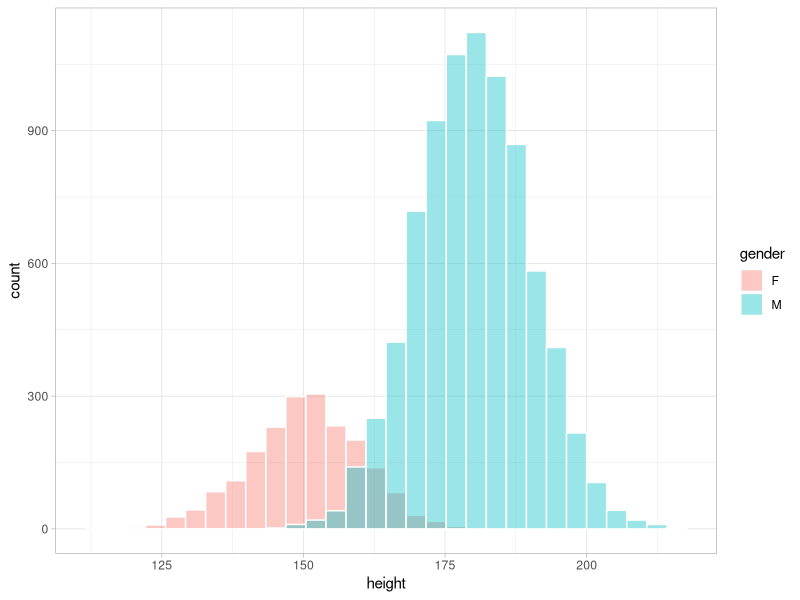
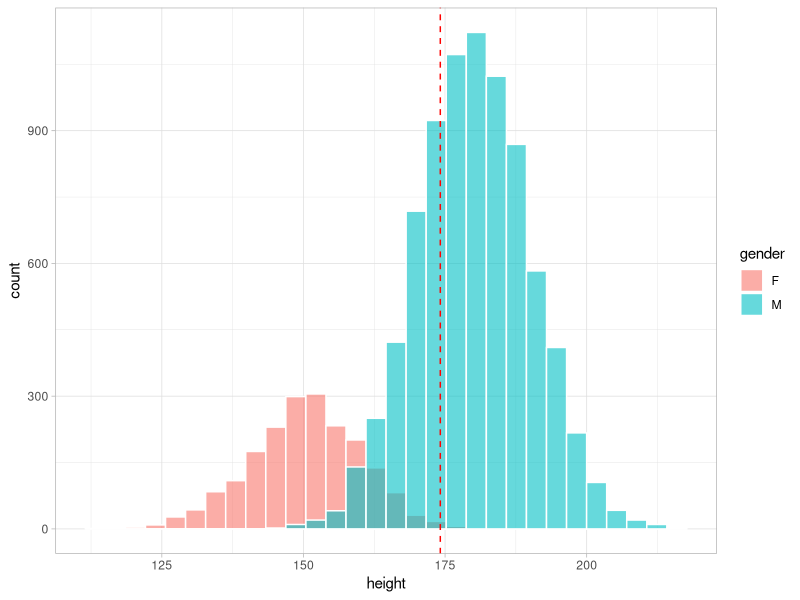
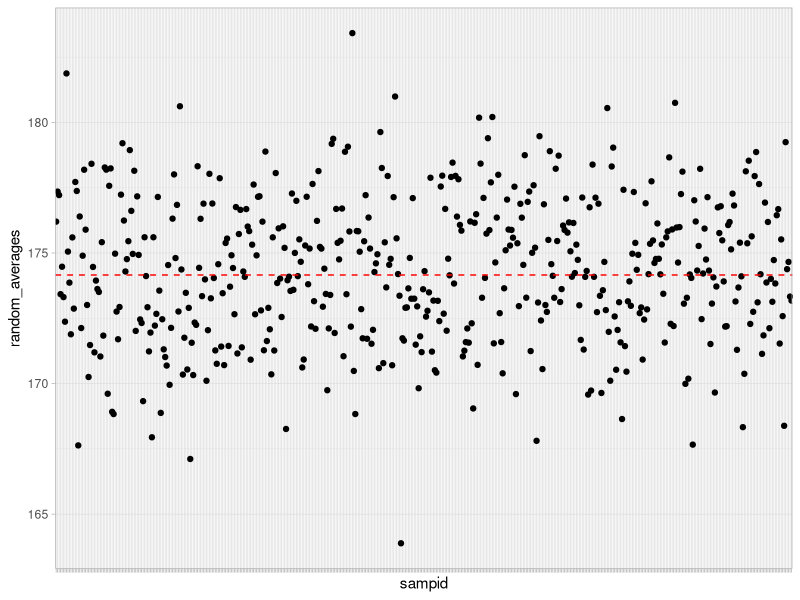
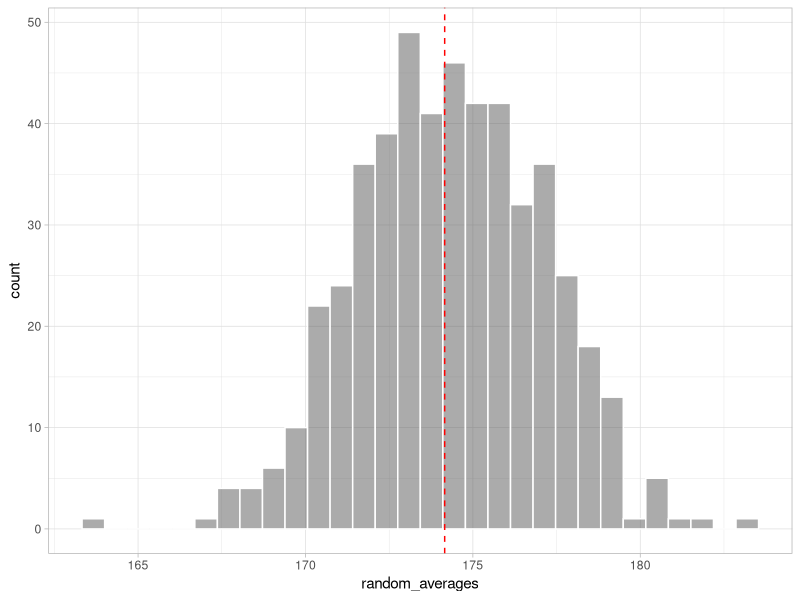
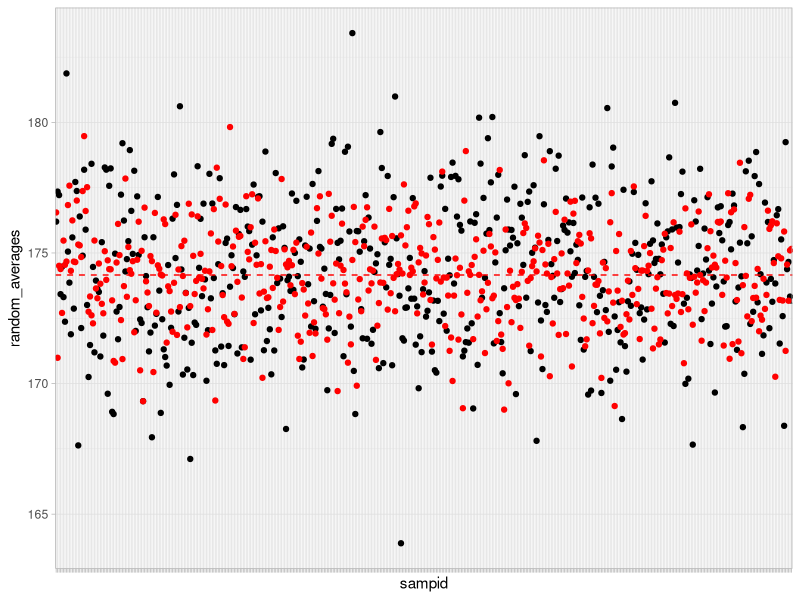
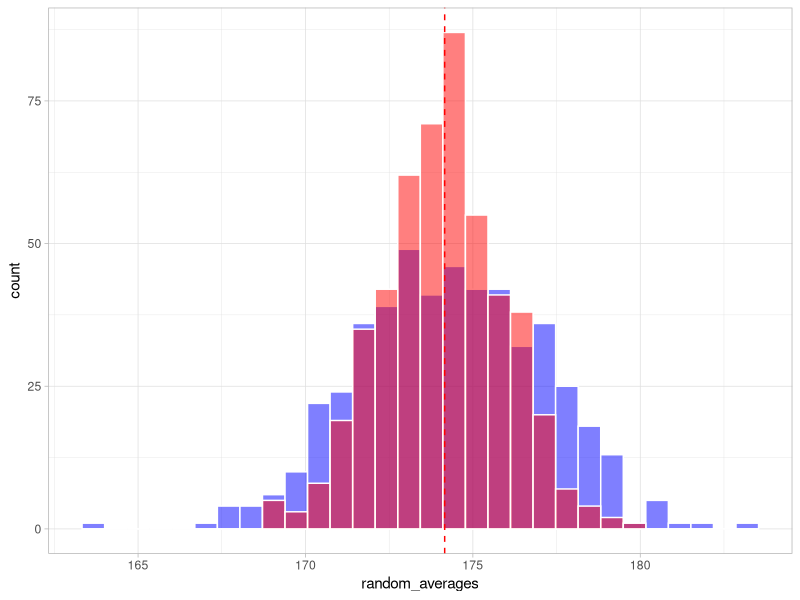

The R source for these figures, in order:
## ---- chunk 1
knitr::opts_chunk$set(echo = TRUE, message = FALSE, error = FALSE)
library(tidyverse)
## ---- chunk 2
## separate tibbles
males <- tibble(gender = "M", height = rnorm(8000,180,10))
females <- tibble(gender = "F", height = rnorm(2000,150,10))

## merge everything in a df
mypop <- males %>% 
  bind_rows(females)
## ---- chunk 3
mypop %>% 
  ggplot() + 
  geom_histogram(aes(x = height, fill = gender), col = "white",  alpha = 0.4, position = "identity")  +
  theme_light()
## ---- chunk 4
pop_mu <- mean(mypop$height)
pop_mu
## ---- chunk 5
mypop %>% 
  ggplot() + 
  geom_histogram(aes(x = height, fill = gender), col = "white",  alpha = 0.6, position = "identity") + 
  geom_vline(xintercept = pop_mu, col="red", lty = 2) + 
  theme_light()
## ---- chunk 6
## start creating the tibble container
x <- tibble(sampid = paste0("s",1:500))
head(x)
## ---- chunk 7
## here we do the complete random sampling ...
x <- x %>% 
  mutate(random_samples = map(sampid, ~sample(x = mypop$height,size = 30)))
head(x)
## ---- chunk 8
## now we calculate the averages
x <- x %>% 
  mutate(random_averages = map_dbl(random_samples, ~mean(.x)))
head(x)
## ---- chunk 9
x %>% 
  ggplot() + 
  geom_point(aes(x = sampid, y = random_averages)) + 
  geom_hline(yintercept = pop_mu, col = "red", lty = 2) + 
  theme_light() + 
  theme(axis.text.x = element_blank())
## ---- chunk 10
x %>% 
  ggplot() + 
  geom_histogram(aes(x = random_averages), alpha = 0.5, col = "white") + 
  geom_vline(xintercept = pop_mu, col = "red", lty = 2) + 
  theme_light()
## ---- chunk 11
nsamp <- 30

## here I calculate the fraction
subfractions <- ceiling((table(mypop$gender)/nrow(mypop))*nsamp)



## just to show
library(magrittr)

another_subfraction <- mypop$gender %>% 
  table(.) %>% 
  divide_by(nrow(mypop)) %>% 
  multiply_by(nsamp) %>% 
  ceiling(.)

subfractions
## ---- chunk 12
## here we do the complete random sampling of the two populations
## and we return a vector with the samples extracted in a stratified way
x <- x %>% 
  mutate(stratified_random_samples = map(sampid, function(n) {
    out_males <- mypop %>% filter(gender == "M") %>% pull(height) %>% sample(.,subfractions["M"])
    out_females <- mypop %>% filter(gender == "F") %>% pull(height) %>% sample(.,subfractions["F"])
    return(c(out_males,out_females))
  }))
head(x)
## ---- chunk 13
## now we calculate the averages
x <- x %>% 
  mutate(stratified_averages = map_dbl(stratified_random_samples, ~mean(.x)))
head(x)
## ---- chunk 14
x %>% 
  ggplot() + 
  geom_point(aes(x = sampid, y = random_averages)) + 
  geom_point(aes(x = sampid, y = stratified_averages), col = "red") + 
  geom_hline(yintercept = pop_mu, col = "red", lty = 2) + 
  theme_light() + 
  theme(axis.text.x = element_blank())
## ---- chunk 15
x %>% 
  ggplot() + 
  geom_histogram(aes(x = random_averages), fill = "blue", alpha = 0.5, col = "white") + 
  geom_histogram(aes(x = stratified_averages), fill = "red", alpha = 0.5, col = "white") + 
  geom_vline(xintercept = pop_mu, col = "red", lty = 2) + 
  theme_light()
